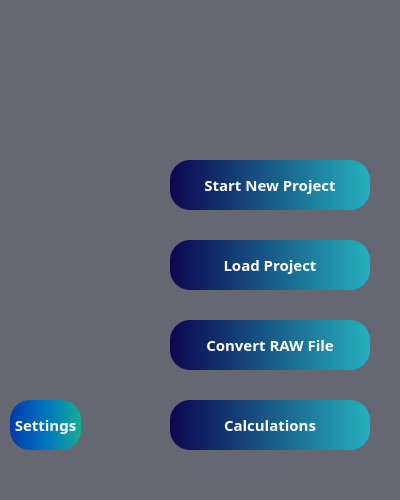
<?xml version="1.0" encoding="UTF-8"?>
<ui version="4.0">
 <class>Welcome</class>
 <widget class="QMainWindow" name="Welcome">
  <property name="geometry">
   <rect>
    <x>0</x>
    <y>0</y>
    <width>400</width>
    <height>500</height>
   </rect>
  </property>
  <property name="windowTitle">
   <string>AzTool Topography</string>
  </property>
  <property name="windowIcon">
   <iconset>
    <normaloff>:/layers/static/main_layer.png</normaloff>:/layers/static/main_layer.png</iconset>
  </property>
  <property name="styleSheet">
   <string notr="true">background-color: rgb(101, 104, 114);</string>
  </property>
  <widget class="QWidget" name="centralwidget">
   <widget class="QToolButton" name="toolButton_10">
    <property name="enabled">
     <bool>true</bool>
    </property>
    <property name="geometry">
     <rect>
      <x>170</x>
      <y>240</y>
      <width>200</width>
      <height>50</height>
     </rect>
    </property>
    <property name="font">
     <font>
      <family>Century Gothic</family>
      <pointsize>11</pointsize>
      <weight>75</weight>
      <bold>true</bold>
      <underline>false</underline>
      <strikeout>false</strikeout>
      <kerning>true</kerning>
     </font>
    </property>
    <property name="styleSheet">
     <string notr="true">background-color: qlineargradient(spread:pad, x1:0, y1:0.5, x2:1, y2:0.5, stop:0 rgba(13, 5, 81, 255), stop:1 rgba(36, 176, 189, 255));
color: rgb(255, 255, 255);
border-width:10px;
border-radius:20px;
</string>
    </property>
    <property name="text">
     <string>Load Project</string>
    </property>
    <property name="checkable">
     <bool>false</bool>
    </property>
    <property name="popupMode">
     <enum>QToolButton::InstantPopup</enum>
    </property>
    <property name="toolButtonStyle">
     <enum>Qt::ToolButtonFollowStyle</enum>
    </property>
    <property name="autoRaise">
     <bool>true</bool>
    </property>
    <property name="arrowType">
     <enum>Qt::NoArrow</enum>
    </property>
   </widget>
   <widget class="QToolButton" name="toolButton_11">
    <property name="enabled">
     <bool>true</bool>
    </property>
    <property name="geometry">
     <rect>
      <x>170</x>
      <y>160</y>
      <width>200</width>
      <height>50</height>
     </rect>
    </property>
    <property name="font">
     <font>
      <family>Century Gothic</family>
      <pointsize>11</pointsize>
      <weight>75</weight>
      <bold>true</bold>
      <underline>false</underline>
      <strikeout>false</strikeout>
      <kerning>true</kerning>
     </font>
    </property>
    <property name="toolTip">
     <string>&lt;html&gt;&lt;head/&gt;&lt;body&gt;&lt;p&gt;kostas&lt;/p&gt;&lt;/body&gt;&lt;/html&gt;</string>
    </property>
    <property name="whatsThis">
     <string/>
    </property>
    <property name="layoutDirection">
     <enum>Qt::LeftToRight</enum>
    </property>
    <property name="styleSheet">
     <string notr="true">background-color: qlineargradient(spread:pad, x1:0, y1:0.5, x2:1, y2:0.5, stop:0 rgba(13, 5, 81, 255), stop:1 rgba(36, 176, 189, 255));
color: rgb(255, 255, 255);
border-width:10px;
border-radius:20px;
</string>
    </property>
    <property name="text">
     <string>Start New Project</string>
    </property>
    <property name="checkable">
     <bool>false</bool>
    </property>
    <property name="autoRepeatDelay">
     <number>-3</number>
    </property>
    <property name="popupMode">
     <enum>QToolButton::InstantPopup</enum>
    </property>
    <property name="toolButtonStyle">
     <enum>Qt::ToolButtonFollowStyle</enum>
    </property>
    <property name="autoRaise">
     <bool>true</bool>
    </property>
    <property name="arrowType">
     <enum>Qt::NoArrow</enum>
    </property>
   </widget>
   <widget class="QToolButton" name="toolButton_12">
    <property name="enabled">
     <bool>true</bool>
    </property>
    <property name="geometry">
     <rect>
      <x>170</x>
      <y>320</y>
      <width>200</width>
      <height>50</height>
     </rect>
    </property>
    <property name="font">
     <font>
      <family>Century Gothic</family>
      <pointsize>11</pointsize>
      <weight>75</weight>
      <bold>true</bold>
      <underline>false</underline>
      <strikeout>false</strikeout>
      <kerning>true</kerning>
     </font>
    </property>
    <property name="styleSheet">
     <string notr="true">background-color: qlineargradient(spread:pad, x1:0, y1:0.5, x2:1, y2:0.5, stop:0 rgba(13, 5, 81, 255), stop:1 rgba(36, 176, 189, 255));
color: rgb(255, 255, 255);
border-width:10px;
border-radius:20px;
</string>
    </property>
    <property name="text">
     <string>Convert RAW File</string>
    </property>
    <property name="checkable">
     <bool>false</bool>
    </property>
    <property name="popupMode">
     <enum>QToolButton::InstantPopup</enum>
    </property>
    <property name="toolButtonStyle">
     <enum>Qt::ToolButtonFollowStyle</enum>
    </property>
    <property name="autoRaise">
     <bool>true</bool>
    </property>
    <property name="arrowType">
     <enum>Qt::NoArrow</enum>
    </property>
   </widget>
   <widget class="QToolButton" name="toolButton_13">
    <property name="enabled">
     <bool>true</bool>
    </property>
    <property name="geometry">
     <rect>
      <x>170</x>
      <y>400</y>
      <width>200</width>
      <height>50</height>
     </rect>
    </property>
    <property name="font">
     <font>
      <family>Century Gothic</family>
      <pointsize>11</pointsize>
      <weight>75</weight>
      <bold>true</bold>
      <underline>false</underline>
      <strikeout>false</strikeout>
      <kerning>true</kerning>
     </font>
    </property>
    <property name="styleSheet">
     <string notr="true">background-color: qlineargradient(spread:pad, x1:0, y1:0.5, x2:1, y2:0.5, stop:0 rgba(13, 5, 81, 255), stop:1 rgba(36, 176, 189, 255));
color: rgb(255, 255, 255);
border-width:10px;
border-radius:20px;
</string>
    </property>
    <property name="text">
     <string>Calculations</string>
    </property>
    <property name="checkable">
     <bool>false</bool>
    </property>
    <property name="popupMode">
     <enum>QToolButton::InstantPopup</enum>
    </property>
    <property name="toolButtonStyle">
     <enum>Qt::ToolButtonFollowStyle</enum>
    </property>
    <property name="autoRaise">
     <bool>true</bool>
    </property>
    <property name="arrowType">
     <enum>Qt::NoArrow</enum>
    </property>
   </widget>
   <widget class="QToolButton" name="toolButton_14">
    <property name="enabled">
     <bool>true</bool>
    </property>
    <property name="geometry">
     <rect>
      <x>10</x>
      <y>400</y>
      <width>71</width>
      <height>50</height>
     </rect>
    </property>
    <property name="font">
     <font>
      <family>Century Gothic</family>
      <pointsize>11</pointsize>
      <weight>75</weight>
      <bold>true</bold>
      <underline>false</underline>
      <strikeout>false</strikeout>
      <kerning>true</kerning>
     </font>
    </property>
    <property name="styleSheet">
     <string notr="true">background-color: qlineargradient(spread:pad, x1:0, y1:0.5, x2:1, y2:0.5, stop:0 rgba(0, 57, 172, 255), stop:0.5 rgba(0, 117, 190, 255), stop:1 rgba(23, 173, 148, 255));
color: rgb(255, 255, 255);
border-width:10px;
border-radius:20px;
</string>
    </property>
    <property name="text">
     <string>Settings</string>
    </property>
    <property name="icon">
     <iconset resource="ui_resources.qrc">
      <normaloff>:/layers/cog</normaloff>:/layers/cog</iconset>
    </property>
    <property name="checkable">
     <bool>false</bool>
    </property>
    <property name="popupMode">
     <enum>QToolButton::InstantPopup</enum>
    </property>
    <property name="toolButtonStyle">
     <enum>Qt::ToolButtonFollowStyle</enum>
    </property>
    <property name="autoRaise">
     <bool>true</bool>
    </property>
    <property name="arrowType">
     <enum>Qt::NoArrow</enum>
    </property>
   </widget>
  </widget>
  <widget class="QMenuBar" name="menubar">
   <property name="geometry">
    <rect>
     <x>0</x>
     <y>0</y>
     <width>400</width>
     <height>25</height>
    </rect>
   </property>
  </widget>
  <widget class="QStatusBar" name="statusbar"/>
 </widget>
 <resources>
  <include location="ui_resources.qrc"/>
 </resources>
 <connections/>
</ui>
